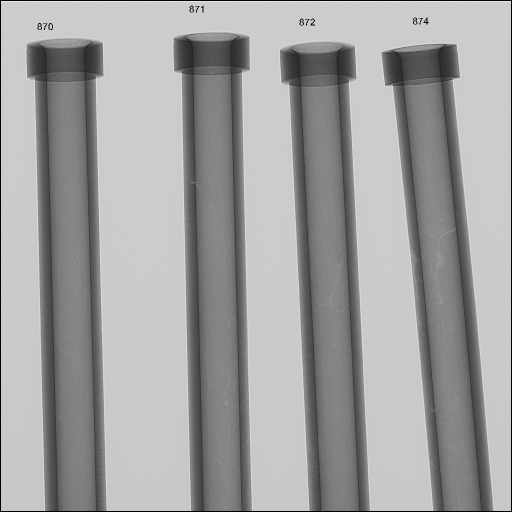
#> input picture test/a2.bmp, 1024 x 1024 px (shown at 1/2 size)
$ python power_pipes_hsv_optimizer.py
#> lines starting #> are read from the running program, lines starting #| are printed output that depends on the picture; after the words box and inside, x2 and y2 are one past the last pixel; in counts of white or black regions, pixels touching at a corner belong together
import cv2
import numpy as np
import os
test_path = os.path.join(os.getcwd(), 'test')

def nothing(x):
    pass

# Load image
image = cv2.imread(os.path.join(test_path, 'a2.bmp'))
#> image is the input picture: shape (1024, 1024, 3); min 0, max 255, mean 160.8

# [5 lines of commented-out code are left out]


image = cv2.applyColorMap(image, cv2.COLORMAP_TWILIGHT_SHIFTED)
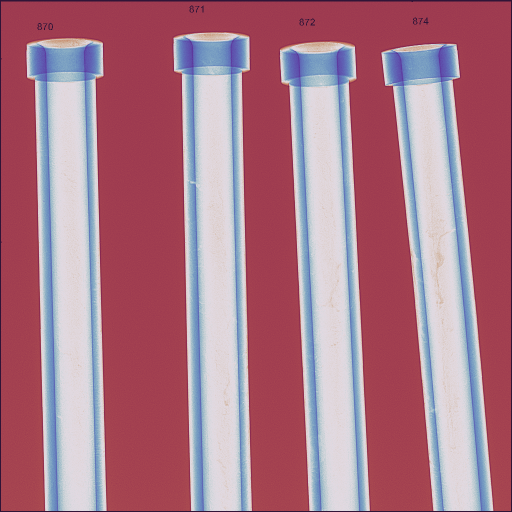
#> image: shape (1024, 1024, 3) (shown at 1/2 size); mean B, G, R 136.5, 119.3, 170.7
# Create a window
cv2.namedWindow('image')
cv2.resizeWindow('image', 400, 150)

# Create trackbars for color change
# Hue is from 0-179 for Opencv
cv2.createTrackbar('HMin', 'image', 0, 179, nothing)
#> slider 'HMin' is set to 35
cv2.createTrackbar('SMin', 'image', 0, 255, nothing)
#> slider 'SMin' is set to 51
cv2.createTrackbar('VMin', 'image', 0, 255, nothing)
#> slider 'VMin' is set to 51
cv2.createTrackbar('HMax', 'image', 0, 179, nothing)
#> slider 'HMax' is set to 179
cv2.createTrackbar('SMax', 'image', 0, 255, nothing)
#> slider 'SMax' is set to 255
cv2.createTrackbar('VMax', 'image', 0, 255, nothing)
#> slider 'VMax' is set to 255

# Set default value for Max HSV trackbars
cv2.setTrackbarPos('HMax', 'image', 179)
cv2.setTrackbarPos('SMax', 'image', 255)
cv2.setTrackbarPos('VMax', 'image', 255)

# Initialize HSV min/max values
hMin = sMin = vMin = hMax = sMax = vMax = 0
phMin = psMin = pvMin = phMax = psMax = pvMax = 0

while(1):
    # Get current positions of all trackbars
    hMin = cv2.getTrackbarPos('HMin', 'image')
    sMin = cv2.getTrackbarPos('SMin', 'image')
    vMin = cv2.getTrackbarPos('VMin', 'image')
    hMax = cv2.getTrackbarPos('HMax', 'image')
    sMax = cv2.getTrackbarPos('SMax', 'image')
    vMax = cv2.getTrackbarPos('VMax', 'image')

    # Set minimum and maximum HSV values to display
    lower = np.array([hMin, sMin, vMin])
    upper = np.array([hMax, sMax, vMax])

    # Convert to HSV format and color threshold
    hsv = cv2.cvtColor(image, cv2.COLOR_BGR2HSV)
#> hsv: shape (1024, 1024, 3); mean H, S, V 147.8, 105.4, 182
    mask = cv2.inRange(hsv, lower, upper)
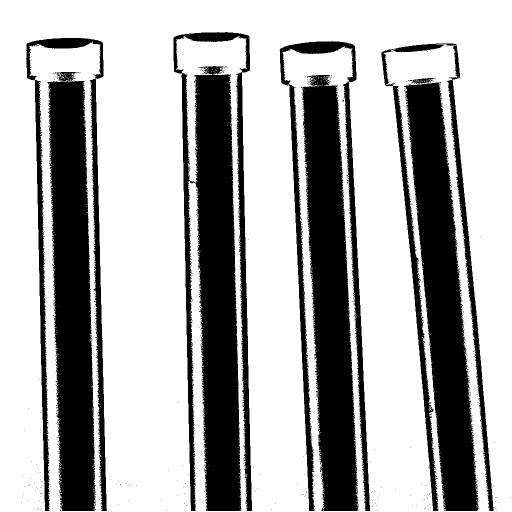
#> mask: shape (1024, 1024) (shown at 1/2 size); 68.6% white; 690 black regions (680 under 20 px), largest, box (x1, y1, x2, y2) and area: (388, 132, 483, 1022) 62241, (94, 144, 191, 1022) 61318, (602, 150, 717, 1022) 61237
    result = cv2.bitwise_and(image, image, mask=mask)
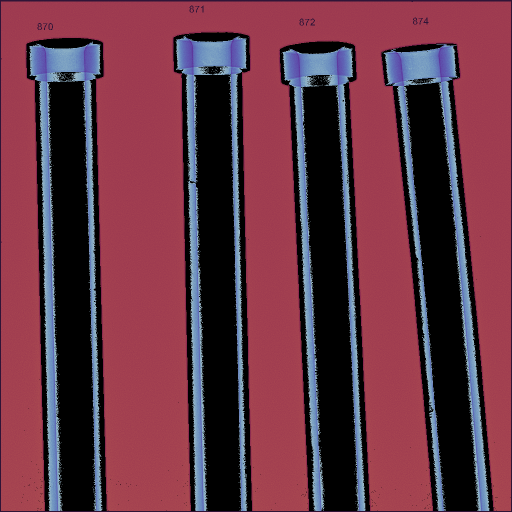
#> result: shape (1024, 1024, 3) (shown at 1/2 size); mean B, G, R 69.3, 53.5, 103.8

    # Print if there is a change in HSV value
    if((phMin != hMin) | (psMin != sMin) | (pvMin != vMin) | (phMax != hMax) | (psMax != sMax) | (pvMax != vMax) ):
        print("(hMin = %d , sMin = %d, vMin = %d), (hMax = %d , sMax = %d, vMax = %d)" % (hMin , sMin , vMin, hMax, sMax , vMax))
        phMin = hMin
        psMin = sMin
        pvMin = vMin
        phMax = hMax
        psMax = sMax
        pvMax = vMax

    # Display result image
    cv2.imshow('image', cv2.resize(result, (600, 450)))
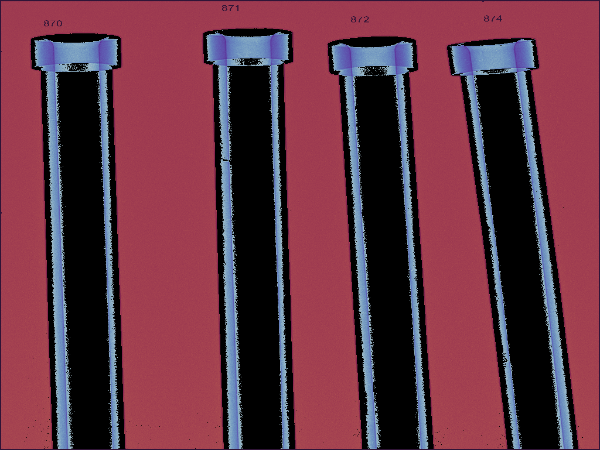
#> window 'image': shape (450, 600, 3); mean B, G, R 69.3, 53.4, 103.8

    # cv2.imwrite('image.png', result)
    if cv2.waitKey(27) & 0xFF == ord('q'):
#> (key q is pressed here)
        break

cv2.destroyAllWindows()

$ run again, with test/737-738-739-740_001.bmp copied over test/a2.bmp
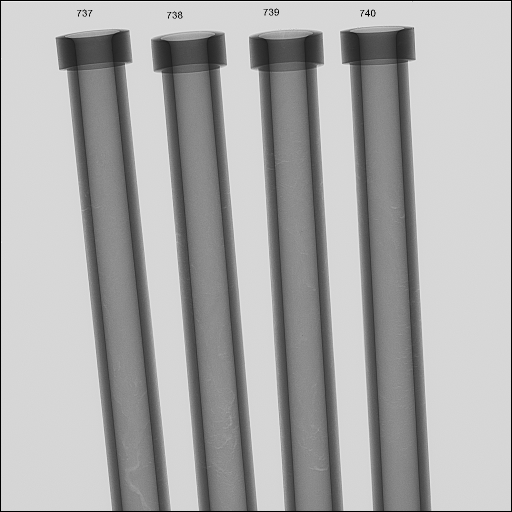
#> input picture test/737-738-739-740_001.bmp, 1024 x 1024 px (shown at 1/2 size)
#> image is the input picture: shape (1024, 1024, 3); min 0, max 255, mean 169.3
#> hsv: shape (1024, 1024, 3); mean H, S, V 136.2, 120.2, 168
#> `mask = cv2.inRange(hsv, lower, upper)`:
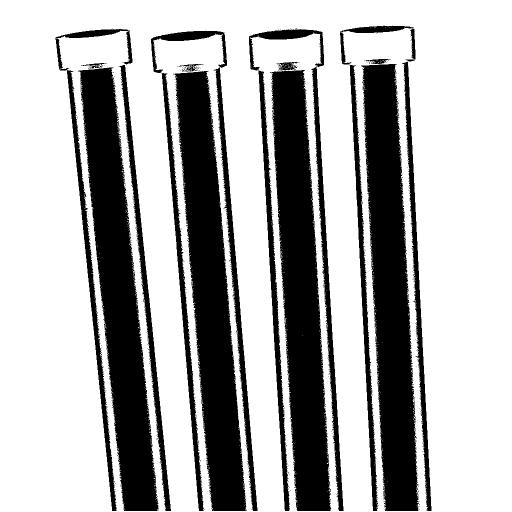
#> mask: shape (1024, 1024) (shown at 1/2 size); 68.9% white; 379 black regions (363 under 20 px), largest, box (x1, y1, x2, y2) and area: (156, 135, 318, 1022) 61311, (722, 128, 839, 1022) 61084, (540, 140, 662, 1022) 60919
#> `cv2.imshow('image', cv2.resize(result, (600, 450)))`:
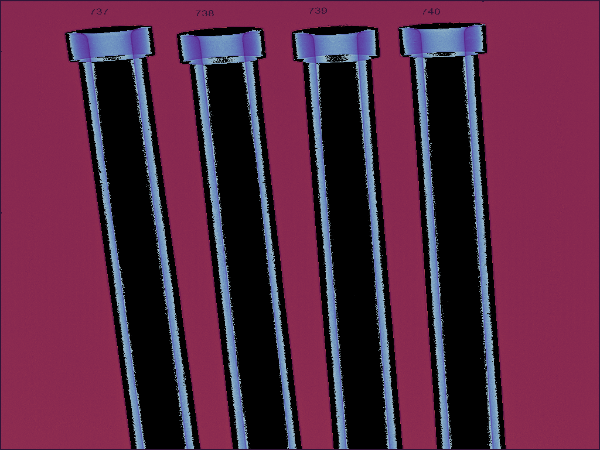
#> window 'image': shape (450, 600, 3); mean B, G, R 68.9, 40.9, 91

$ run again, with test/737-738-739-740_002.bmp copied over test/a2.bmp
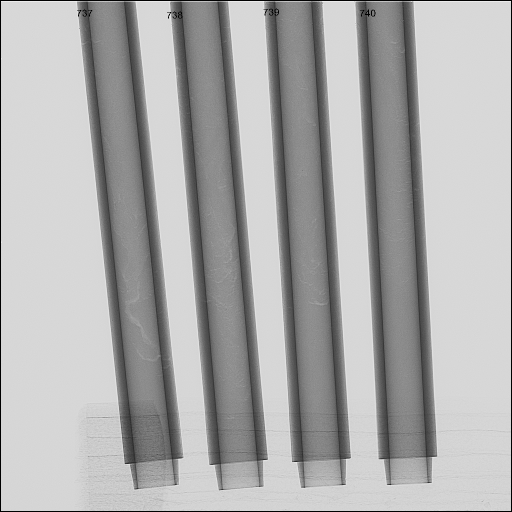
#> input picture test/737-738-739-740_002.bmp, 1024 x 1024 px (shown at 1/2 size)
#> image is the input picture: shape (1024, 1024, 3); min 0, max 255, mean 172.1
#> hsv: shape (1024, 1024, 3); mean H, S, V 133, 119.1, 168.9
#> `mask = cv2.inRange(hsv, lower, upper)`:
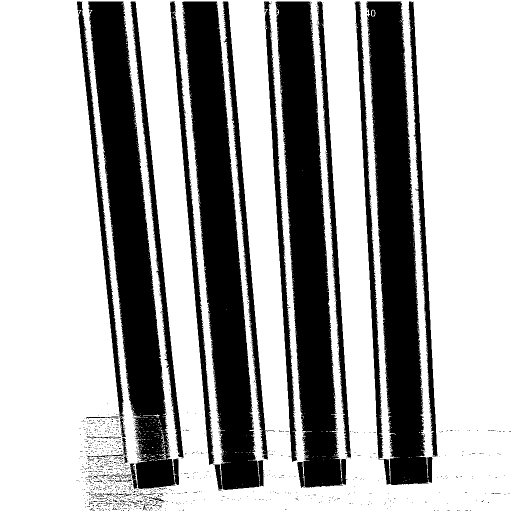
#> mask: shape (1024, 1024) (shown at 1/2 size); 66.5% white; 1487 black regions (1448 under 20 px), largest, box (x1, y1, x2, y2) and area: (709, 3, 865, 970) 76660, (364, 3, 527, 981) 69020, (550, 3, 695, 976) 68504
#> `cv2.imshow('image', cv2.resize(result, (600, 450)))`:
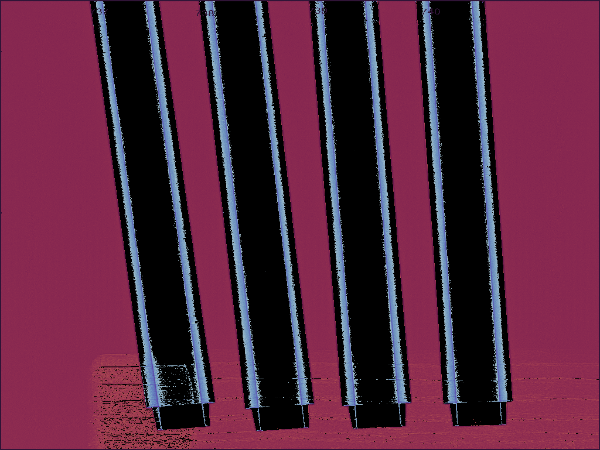
#> window 'image': shape (450, 600, 3); mean B, G, R 64, 38.5, 89.5
